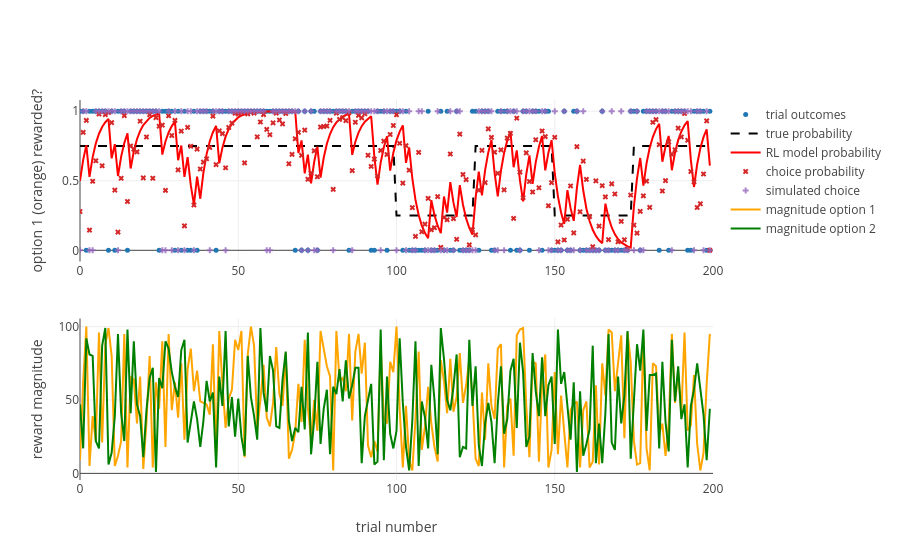

The notebook cell this image was saved under:
### Markdown cell above
Using this logic, complete the code below and then run it. You should obtain an updated version of the previous figure that now also plots the simulated choices. Again, if the figure is too crowded, you can hide elements by clicking on the corresponding entry in the figure legend. What do you notice about the relationship between choice probability (red) and the actual choices?

### Code cell
# set parameters for the simulation
alpha = 0.3
beta  = 0.05

# run the RL model
probOpt1, choiceProb1 = simulate_RL_model(opt1Rewarded, magOpt1, magOpt2, alpha, beta)

nTrials = len(probOpt1)

# simulate a choice according to the probability
choice1 = np.zeros(nTrials, dtype = int)
for t in range(nTrials):
  choice1[t] = choiceProb1[t] > rng.random()

# plot the model output
plotting.plot_schedule(opt1Rewarded, trueProbability, magOpt1, magOpt2, probOpt1, choiceProb1, choice1)

### Figure 1 — Plotly figure (JSON) as saved in the notebook; plotly's stock layout.template omitted (floating-point values rounded to 4 significant figures; data arrays with more than 128 entries replaced by an {"elided": "..."} marker saying what was removed)
{"data": [{"marker": {"size": 5}, "mode": "markers", "name": "trial outcomes", "type": "scatter", "x": {"elided": "200 int values"}, "y": {"elided": "200 int values"}}, {"line": {"color": "black", "dash": "dash"}, "mode": "lines", "name": "true probability", "type": "scatter", "x": {"elided": "200 int values"}, "y": {"elided": "200 float values"}}, {"line": {"color": "red"}, "mode": "lines", "name": "RL model probability", "type": "scatter", "x": {"elided": "200 int values"}, "y": {"elided": "200 float values"}}, {"marker": {"size": 5, "symbol": "x"}, "mode": "markers", "name": "choice probability", "type": "scatter", "x": {"elided": "200 int values"}, "y": {"elided": "200 float values"}}, {"marker": {"opacity": 0.8, "size": 5, "symbol": "cross"}, "mode": "markers", "name": "simulated choice", "type": "scatter", "x": {"elided": "200 int values"}, "y": {"elided": "200 int values"}}, {"line": {"color": "orange"}, "mode": "lines", "name": "magnitude option 1", "type": "scatter", "x": {"elided": "200 int values"}, "xaxis": "x2", "y": {"elided": "200 int values"}, "yaxis": "y2"}, {"line": {"color": "green"}, "mode": "lines", "name": "magnitude option 2", "type": "scatter", "x": {"elided": "200 int values"}, "xaxis": "x2", "y": {"elided": "200 int values"}, "yaxis": "y2"}], "layout": {"xaxis": {"anchor": "y", "domain": [0, 1], "range": [0, 200], "title": {"text": ""}}, "xaxis2": {"anchor": "y2", "domain": [0, 1], "range": [0, 200], "title": {"text": "trial number"}}, "yaxis": {"anchor": "x", "domain": [0.575, 1], "title": {"text": "option 1 (orange) rewarded?"}}, "yaxis2": {"anchor": "x2", "domain": [0, 0.425], "title": {"text": "reward magnitude"}}}}
